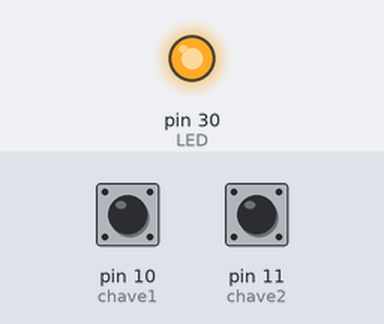
The sketch below on a simulated Arduino Mega 2560, built with avr-gcc and run on an emulated ATmega2560. Parts: output pins drawn as LEDs (lit = HIGH). The test bench sets the inputs (shaded band); at power-on: pin 10 (chave1) HIGH, pin 11 (chave2) HIGH.

Above: at 1.2 s.
1.3 s: pin 10 (chave1) pulled LOW for 0.15 s
At 1.37 s:
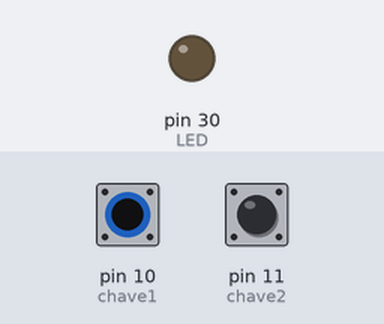
2.9 s: pin 10 (chave1) pulled LOW for 3.2 s
At 7.3 s:
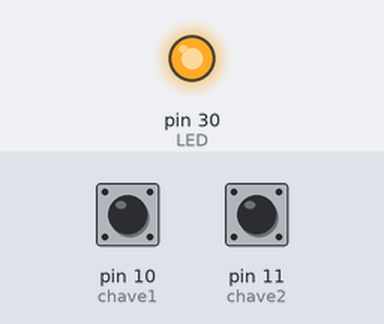
7.6 s: pin 11 (chave2) pulled LOW for 3.2 s
At 8.6 s:
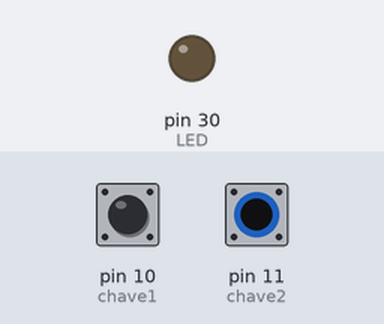
Timing chart, 0 to 12.3 s (numbered marks = the images above; inputs shaded):
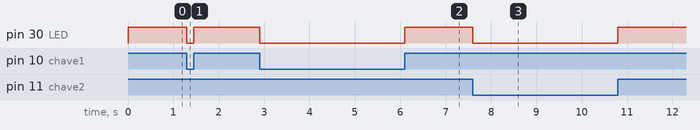

Measured:
- after the input at 1.3 s, pin 30 (LED): HIGH → LOW at once, → HIGH 0.15 s later
- after the input at 2.9 s, pin 30 (LED): HIGH → LOW at once, → HIGH 3.2 s later
- after the input at 7.6 s, pin 30 (LED): HIGH → LOW at once, → HIGH 3.2 s later

The sketch:

Proj3_Logica_E.ino
```cpp
//lógica E
#define chave1 10
#define chave2 11
#define LED 30

void setup()
{
pinMode(chave1,INPUT_PULLUP);
pinMode(chave2,INPUT_PULLUP);
pinMode(LED,OUTPUT);
}
bool e1,e2,s1;//variável global

void loop()
{
 e1=digitalRead(chave1);
 e2=digitalRead(chave2);

if(e1==1 && e2==1)
s1=1;
else
s1=0;
digitalWrite(LED,s1);
}
```
